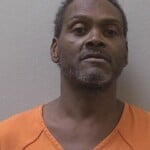
#> input picture trainingData/MIDLANDS/MIDLANDS_addy-videl-150x150.jpg, 150 x 150 px, found by its file name; its folder holds 4 pictures in this run
$ python pictureInsights.py
#> lines starting #> are read from the running program, lines starting #| are printed output that depends on the picture
import os
from PIL import Image
import numpy as np
from collections import Counter
import matplotlib.pyplot as plt


def analyze_images(folder_path):
    """
    Analyze images in the given folder and return insights about their properties.
    """
#> called with folder_path = 'newImages/Midlands'
    if not os.path.exists(folder_path):
        print(f"Error: Folder '{folder_path}' does not exist.")
        return

    # Lists to store image properties
    resolutions = []
    file_sizes = []  # in KB
    aspect_ratios = []
    color_modes = []
    avg_brightness = []

    # Supported image extensions
    image_extensions = ('.png', '.jpg', '.jpeg', '.bmp', '.tiff')

    # Process each image in the folder
    for filename in os.listdir(folder_path):
        if filename.lower().endswith(image_extensions):
            image_path = os.path.join(folder_path, filename)
            try:
                # Open image
                with Image.open(image_path) as img:
                    # Resolution (width, height)
#> img is the input picture: PIL image 150x150 RGB; mean R, G, B 128.7, 105.5, 97.4
                    width, height = img.size
#> width = 150; height = 150
                    resolutions.append((width, height))

                    # File size in KB
                    file_size = os.path.getsize(image_path) / 1024  # Convert bytes to KB
                    file_sizes.append(file_size)

                    # Aspect ratio
                    aspect_ratio = width / height
#> aspect_ratio = 1
                    aspect_ratios.append(round(aspect_ratio, 2))

                    # Color mode
                    color_modes.append(img.mode)

                    # Average brightness (for RGB images)
                    if img.mode == 'RGB':
                        img_array = np.array(img)
                        brightness = np.mean(img_array)  # Mean across all pixels and channels
#> brightness = 110.5
                        avg_brightness.append(brightness)

            except Exception as e:
                print(f"Error processing {filename}: {str(e)}")

    # Analyze collected data
    if not resolutions:
        print("No valid images found in the folder.")
        return

    # Common resolutions
    resolution_counts = Counter(resolutions)
    most_common_res = resolution_counts.most_common(1)[0] if resolution_counts else ((0, 0), 0)

    # Common aspect ratios
    aspect_ratio_counts = Counter(aspect_ratios)
    most_common_aspect = aspect_ratio_counts.most_common(1)[0] if aspect_ratio_counts else (0, 0)

    # Color mode distribution
    color_mode_counts = Counter(color_modes)

    # File size statistics
    avg_file_size = np.mean(file_sizes) if file_sizes else 0
    min_file_size = min(file_sizes) if file_sizes else 0
    max_file_size = max(file_sizes) if file_sizes else 0

    # Brightness statistics (for RGB images)
    avg_brightness_value = np.mean(avg_brightness) if avg_brightness else 0
    min_brightness = min(avg_brightness) if avg_brightness else 0
    max_brightness = max(avg_brightness) if avg_brightness else 0

    # Print insights
    print(f"\nImage Analysis for folder: {folder_path}")
    print(f"Total images analyzed: {len(resolutions)}")
    print("\nResolution Insights:")
    print(f"Most common resolution: {most_common_res[0]} (found in {most_common_res[1]} images)")
    print(f"Unique resolutions: {len(resolution_counts)}")

    print("\nAspect Ratio Insights:")
    print(f"Most common aspect ratio: {most_common_aspect[0]} (found in {most_common_aspect[1]} images)")
    print(f"Unique aspect ratios: {len(aspect_ratio_counts)}")

    print("\nColor Mode Insights:")
    for mode, count in color_mode_counts.items():
        print(f"{mode}: {count} images")

    print("\nFile Size Insights (KB):")
    print(f"Average file size: {avg_file_size:.2f} KB")
    print(f"Minimum file size: {min_file_size:.2f} KB")
    print(f"Maximum file size: {max_file_size:.2f} KB")

    if avg_brightness:
        print("\nBrightness Insights (RGB images only, 0-255 scale):")
        print(f"Average brightness: {avg_brightness_value:.2f}")
        print(f"Minimum brightness: {min_brightness:.2f}")
        print(f"Maximum brightness: {max_brightness:.2f}")

    # Optional: Visualize resolution distribution
    visualize_resolutions(resolution_counts, folder_path)


def visualize_resolutions(resolution_counts, folder_path):
    """
    Create a bar plot of resolution distribution and save it.
    """
#> called with folder_path = 'newImages/Midlands'
    if not resolution_counts:
        return

    resolutions = [f"{w}x{h}" for w, h in resolution_counts.keys()]
    counts = list(resolution_counts.values())

    plt.figure(figsize=(10, 6))
    plt.bar(resolutions, counts)
    plt.xlabel('Resolution (Width x Height)')
    plt.ylabel('Number of Images')
    plt.title(f'Resolution Distribution in {os.path.basename(folder_path)}')
    plt.xticks(rotation=45, ha='right')

    output_path = os.path.join(folder_path, 'resolution_distribution.png')
    plt.tight_layout()
    plt.savefig(output_path)
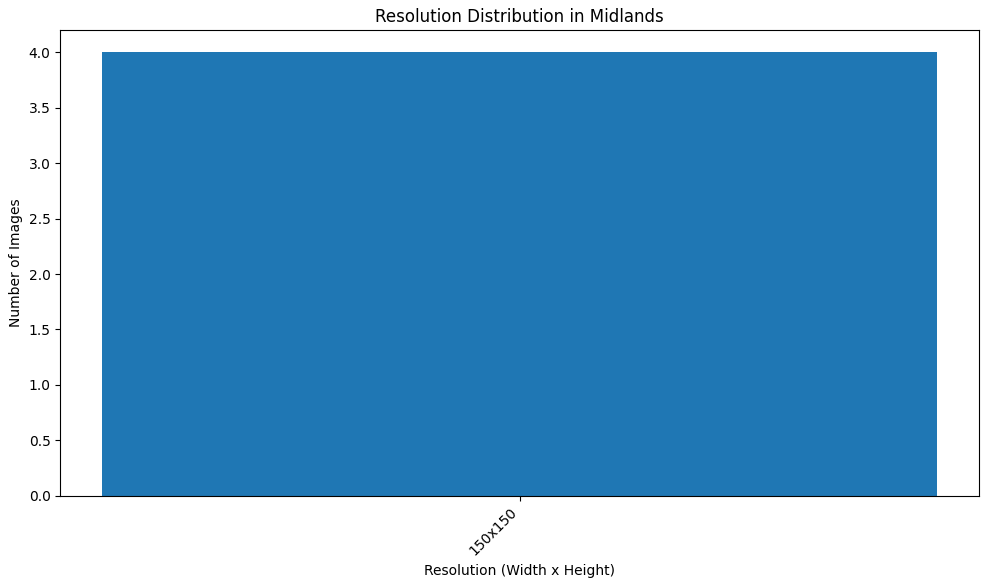
#> figure drawn by matplotlib, 1 panel
    print(f"Saved resolution distribution plot to: {output_path}")
    plt.close()


# Main execution
if __name__ == "__main__":
    # Specify the folder path to analyze
    folder_path = "newImages/Midlands"
    analyze_images(folder_path)
